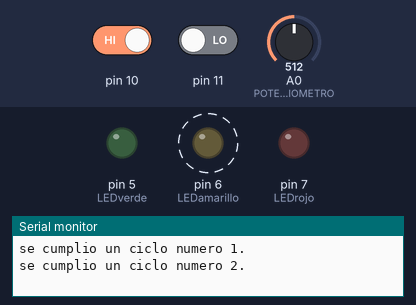
Recording of a sketch running on a simulated Arduino Uno, built with avr-gcc and run on an emulated ATmega328P. Shown: output pins drawn as LEDs (lit = HIGH), the last lines printed to the serial monitor. Dashed ring = blinking. Inputs (shaded band) come from the test bench; at power-on: pin 10 HIGH, pin 11 LOW, A0 (POTENCIOMETRO) = 512.

Above: at 1.8 s.
1.9 s: pin 10 driven LOW
At 2.7 s:
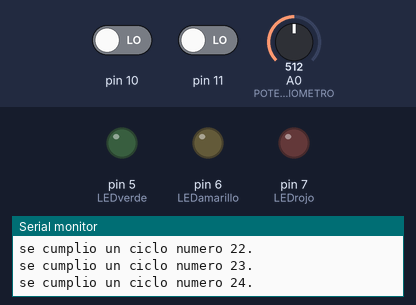
6.0 s: pin 11 driven HIGH
At 7.2 s:
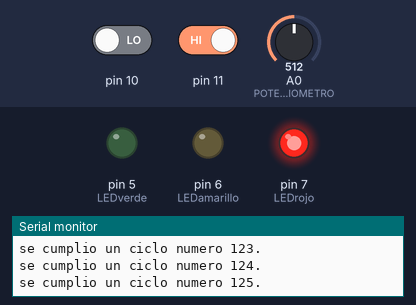
At 9.1 s:
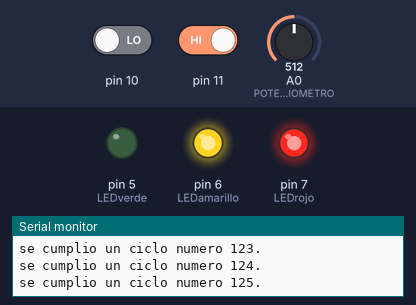
10.1 s: A0 (POTENCIOMETRO) set to 900
14.2 s: A0 (POTENCIOMETRO) set to 716
Timing chart, 0 to 17.1 s (numbered marks = the images above; inputs shaded):
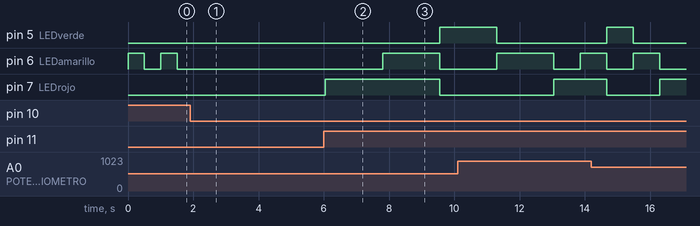

Measured:
- after the input at 1.9 s, pin 6 (LEDamarillo): stops changing and stays LOW
- after the input at 6.0 s, pin 5 (LEDverde): LOW → HIGH after 3.6 s; pin 6 (LEDamarillo): LOW → HIGH after 1.8 s, → LOW 1.8 s later; pin 7 (LEDrojo): LOW → HIGH after 0.05 s, → LOW 3.5 s later
- by itself, pin 6 (LEDamarillo): alternates HIGH for 0.50 s and LOW for 0.50 s

The sketch:

Punto_4_Semaforo2.ino
```cpp
#define LEDrojo 7
#define LEDamarillo 6
#define LEDverde 5
#define POTENCIOMETRO A0
int conteo = 0;

void setup()
{
  Serial.begin(9600);
  pinMode(11, INPUT);
  pinMode(10, INPUT);
  pinMode(POTENCIOMETRO, INPUT);
  pinMode(LEDrojo, OUTPUT);
  pinMode(LEDamarillo, OUTPUT);
  pinMode(LEDverde, OUTPUT);
}

void loop()
{
  bool swi1, swi2;
  swi1 = digitalRead(11);
  swi2 = digitalRead(10);
  int sensor = analogRead(A0);
  int velocidad = map (sensor,0,1023,300,50);
  Serial.print("se cumplio un ciclo numero ");
  conteo++;
  Serial.print(conteo);
  Serial.println(".");
  delay(1);

  if (swi1 == 1 && swi2 == 0)
  {
     digitalWrite(LEDrojo, HIGH);
      digitalWrite(LEDamarillo, LOW);
      digitalWrite(LEDverde, LOW);
      delay(velocidad*10);

      digitalWrite(LEDrojo, HIGH);
      digitalWrite(LEDamarillo, HIGH);
      digitalWrite(LEDverde, LOW);
      delay(velocidad*10);

      digitalWrite(LEDrojo, LOW);
      digitalWrite(LEDamarillo, LOW);
      digitalWrite(LEDverde, HIGH);
      delay(velocidad*10);

      digitalWrite(LEDrojo, LOW);
      digitalWrite(LEDverde, LOW);
      digitalWrite(LEDamarillo, HIGH);
      delay(velocidad*10);
  }
  if(swi1==0 && swi2==1)
  {
   digitalWrite(LEDrojo, LOW);
   digitalWrite(LEDverde, LOW);
    digitalWrite(LEDamarillo, HIGH);
      delay(500);
      digitalWrite(LEDamarillo, LOW);
      delay(500);
  }
  else
  {
   digitalWrite(LEDrojo, LOW);
   digitalWrite(LEDverde, LOW);
   digitalWrite(LEDamarillo,LOW);
  }
}
```
